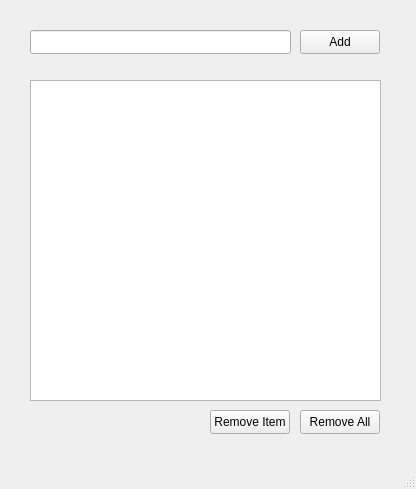
<?xml version="1.0" encoding="UTF-8"?>
<ui version="4.0">
 <class>MainWindow</class>
 <widget class="QMainWindow" name="MainWindow">
  <property name="geometry">
   <rect>
    <x>0</x>
    <y>0</y>
    <width>416</width>
    <height>489</height>
   </rect>
  </property>
  <property name="windowTitle">
   <string>MainWindow</string>
  </property>
  <widget class="QWidget" name="centralwidget">
   <widget class="QLineEdit" name="txt_Task">
    <property name="geometry">
     <rect>
      <x>30</x>
      <y>30</y>
      <width>261</width>
      <height>24</height>
     </rect>
    </property>
   </widget>
   <widget class="QPushButton" name="btn_Add">
    <property name="geometry">
     <rect>
      <x>300</x>
      <y>30</y>
      <width>80</width>
      <height>24</height>
     </rect>
    </property>
    <property name="text">
     <string>Add</string>
    </property>
   </widget>
   <widget class="QPushButton" name="btn_rm">
    <property name="geometry">
     <rect>
      <x>210</x>
      <y>410</y>
      <width>80</width>
      <height>24</height>
     </rect>
    </property>
    <property name="text">
     <string>Remove Item</string>
    </property>
   </widget>
   <widget class="QPushButton" name="btn_rm_all">
    <property name="geometry">
     <rect>
      <x>300</x>
      <y>410</y>
      <width>80</width>
      <height>24</height>
     </rect>
    </property>
    <property name="text">
     <string>Remove All</string>
    </property>
   </widget>
   <widget class="QListWidget" name="listWidget">
    <property name="geometry">
     <rect>
      <x>30</x>
      <y>80</y>
      <width>351</width>
      <height>321</height>
     </rect>
    </property>
   </widget>
  </widget>
  <widget class="QMenuBar" name="menubar">
   <property name="geometry">
    <rect>
     <x>0</x>
     <y>0</y>
     <width>416</width>
     <height>21</height>
    </rect>
   </property>
  </widget>
  <widget class="QStatusBar" name="statusbar"/>
 </widget>
 <resources/>
 <connections/>
</ui>
